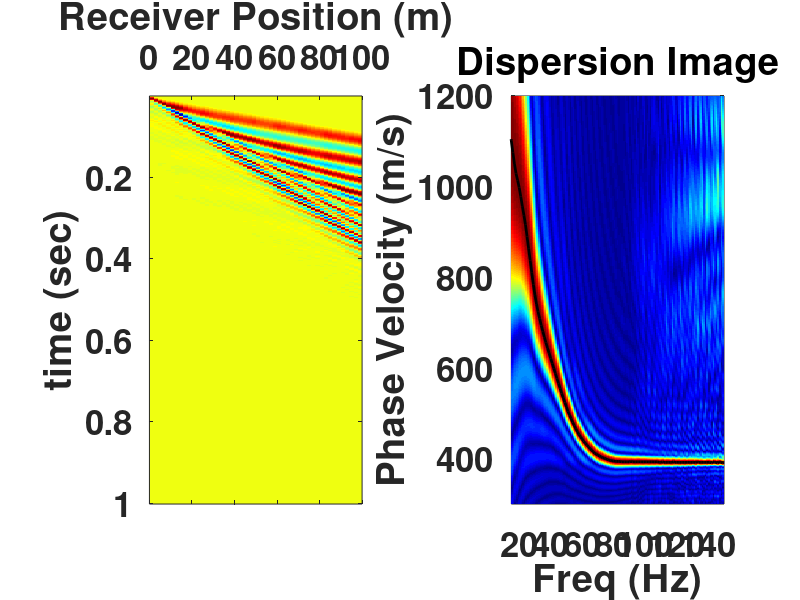

The MATLAB source for this figure:
% MASW_DC_PeakPick
% 
% Calculates the seismic dispersion curve commonly used in the MASW method
% using the Phase-Shift method by Park et al., 1998a. Three dispersion curve 
% picking options are available: 1) 'manual', 2) 'auto', or 3) 'none'. If
% the Dispersion Image is picked using 'manual' or 'auto', then the
% valriable named "DispersionCurve" will be a two column vector of frequency
% and phase velocity. The dispersion image is the variable named "AsSum". 
% 


clear all
close all

%% Edit the parameters below that represent your dataset:

load SampleData.mat % Load the synthetic dataset
U=suma_sg; % my x-t domain signals defined for this script
pick='auto'; % This sets the function for picking the dispersion curve. 
             % Pick setting options are 'manual' , 'auto' or 'none'
waterlevel=0; % Dispersion Image waterlevel expressed as a percent for display/picking 
              % purposes. Amplitudes in the dispersion image that are less
              % than "waterlevel" percent of the peak amplitudes will be 
              % set to NANs. E.g., a waterlevel=0 will allow all Dispersion
              % Image data to be displayed, while a waterlevel=95 will
              % only allow the top 5 percent of amplitudes to be
              % displayed. High values may be desired, especially when
              % 'manual' picking is set. 
            
ct=300:1:1200; % A vector for the velocity of interest in m/s.
               % This is the velocity "scanning" range
               
freqlimits=[15 150]; % For plotting purposes only. Sets the frequency (Hz)
                    % plotting range for the dispersion images. Enter ['none']
                    % if you desire the natural limits based on time sampling

% Input Signal Properties %
fs=1000; % sampling frequency Hz
min_x = 1; % min offset [m] of reciever spread
max_x = 100; % max offset [m] of reciever spread
d_x = 2; % distance between receivers [m]

%%
%%%%%%%%%%%%%%%%%%%%%%%%%%%%%%%%%%%%%%%%%%%%%%%%%%%%%%%%%%%%%%%%%%%%%%%%%%%
%%%%%%%%%%%%%%%%%%% End Inputs and Run Script %%%%%%%%%%%%%%%%%%%%%%%%%%%%%
%%%%%%%%%%%%%%%%%%%%%%%%%%%%%%%%%%%%%%%%%%%%%%%%%%%%%%%%%%%%%%%%%%%%%%%%%%%

x = min_x:d_x:max_x; % spatial sampling vector (receiver position)
t=1/fs:1/fs:length(U(:,1))/fs;  % time vector in seconds

%%%%% Find the dispersion image %%%%%%
%% 1. First, find the fft of each trace
% determine the proper frequency vector
L=length(t); % number os samples
T=max(t); % max time
if ~mod(L,2)
    f = (1/T)*(0:L/2-1); % n is even
else
    f = (1/T)*(0:(L-1)/2); % n is odd
end

Ufft=fft(U); % fft is performed on each column (the time vector)
Ufft=Ufft(1:length(f),:); % only keep the fft results for the positve frequencies
w=f*2*pi; % convert the freq vector to rads/sec

%% 2. Normalize the spectrum
Rnorm=Ufft./abs(Ufft); % Normalize the spectrum

%% 3. Perfrom the summation over N in the frequency domain
for ii=1:length(w) % send in frequencies one at a time
    As=zeros(length(x),length(ct)); %initialize As or overwite the previous As
    for n=1:length(x) % send in a positon (x) one at a time
        % Iterate As over position
        As(n,:)=exp(1j*w(ii)*(x(n)./ct))*Rnorm(ii,n);
        % Note: The sign convention of MATLAB FFT is negative, so the minus
        % sign is dropped from the "-j" seen in Ryden 2004
    end
     AsSum(ii,:)=abs(sum(As)); % Sum up As for a given frequency. 
end                              % The final result will be a matrix of 
                                 % amplitudes changing with phase 
                                 % velocity in the x direction and 
                                 % frequency in the y direction

AsSum=AsSum'; % transpose the matrix so velocity is on vertical and freq is on horizontal
normed=AsSum./max(AsSum);% normalize the dispersion image so max column values=1

%%
%%%% This next section will pick the dispersion curve base on the "pick"
%%%%%%% setting ('auto' 'manual' or 'none')

%%%%%%%%%%%% curve autopicking %%%%%%%%%%%%%%%%%%%
% This section will auto pick the dispersion curve based on the peak 
% value in each column. This will need updating when 
% higher modes are introduced
if strcmp('auto',pick) == 1 % if auto picking is set
    remaindat=normed; % create a new variable called remaindat from the normalized image
    remaindat(remaindat < 1) = 0;% set all data amplitudes in the new variable that are less than 1 to zero
    [row,col]=find(remaindat); % find the indices where there is non-zero data (the peak that we set equal to 1)
    autovel=ct(row); % autopicked velocity indices that contain the peak value
    autofreq=f(col); % autopicked frequency indices that contain the peak value
    % get rid of all the extra picks at zero frequency
    nz=numel(autofreq)-nnz(autofreq); % determine the number of repeated picks at zero
    autofreq=autofreq(nz:end); % remove the repeated zero picks
    autovel=autovel(nz:end); % remove the repeated zero picks
    DispersionVelocity=autovel; % need to get the rlowess working again, I no longer have access to the toolbox that allows it
    normed(normed < waterlevel/100)=nan; % throw out data less than waterlevel
%%%%%%%%%%%%%%%% end autopicking %%%%%%%%%%%%%%%%%%%%%%

%%%%%%%%% manual curve picking %%%%%%%%%%%%%
elseif strcmp('manual',pick) == 1 % if manual picking is set
    normed(normed < waterlevel/100)=nan; % throw out data less than waterlevel
    figure('units','normalized','outerposition',[0 0 1 1])
    h=pcolor(f,ct,normed);
    set(h, 'EdgeColor', 'none');
    colormap([jet;1 1 1]);
    ylabel('Phase Velocity (m/s)')
    xlabel('Freq (Hz)')
        if strcmp('none',freqlimits) == 1

        else
            xlim(freqlimits)
        end
    title({'1) Use your mouse to pick the dispersion curve using as many points as possible.';...
    '2) Press ENTER when finished ';'3) MATLAB will interpolate between points';'DUPLICATE PICKS WILL RESULT IN AN ERROR.'})
    set(gca,'FontSize',15,'fontweight','bold')
    [pick_f,pick_ct]=ginput;
    DispersionVelocity=interp1(pick_f,pick_ct,f,'spline');
    hold on
    plot(pick_f,pick_ct,'ko','markersize',10,'linewidth',5)
    plot(f,DispersionVelocity,'k','linewidth',2)
    title('Press ENTER to continue')
    pause
    close
%%%%%%%%% end manual curve picking %%%%%%%%%%%%

% No curve picking
elseif strcmp('none',pick) == 1 % if no picking is desired i.e., 'none' is set
    DispersionVelocity=nan(length(f));
    normed(normed < waterlevel/100)=nan; % throw out data less than waterlevel
end

DispersionCurve=[f' DispersionVelocity']; % this only has meaning if the curve was picked using 'manual' or 'auto'

%%
%%% End calculations. Plot everything %%%%
% Plot the normalized x-t data
figure;
subplot(1,2,1)
datanorm=U./max(U);
imagesc(x,t,datanorm)
colormap(jet)
xlabel('Receiver Position (m)')
set(gca,'xaxisLocation','top')
ylabel('time (sec)')
%title('x-t domain')
%ylim([0 0.05])
set(gca,'FontSize',25,'fontweight','bold')

% Plot the dispersion results
subplot(1,2,2)
h=pcolor(f,ct,normed); % plot the normalized dispersion image
set(h, 'EdgeColor', 'none');
colormap(jet)
hold on
plot(DispersionCurve(:,1),DispersionCurve(:,2),'k','linewidth',2) % Plot the picked dispersion curve. This is nothing if 'none' picking was set
if strcmp('none',freqlimits) == 1 % check for plotting limits
    % if 'none' then ignore the xlim
else
    xlim(freqlimits) % set the xlim if specified
end
ylabel('Phase Velocity (m/s)')
xlabel('Freq (Hz)')
title('Dispersion Image')
set(gca,'FontSize',25,'fontweight','bold')
